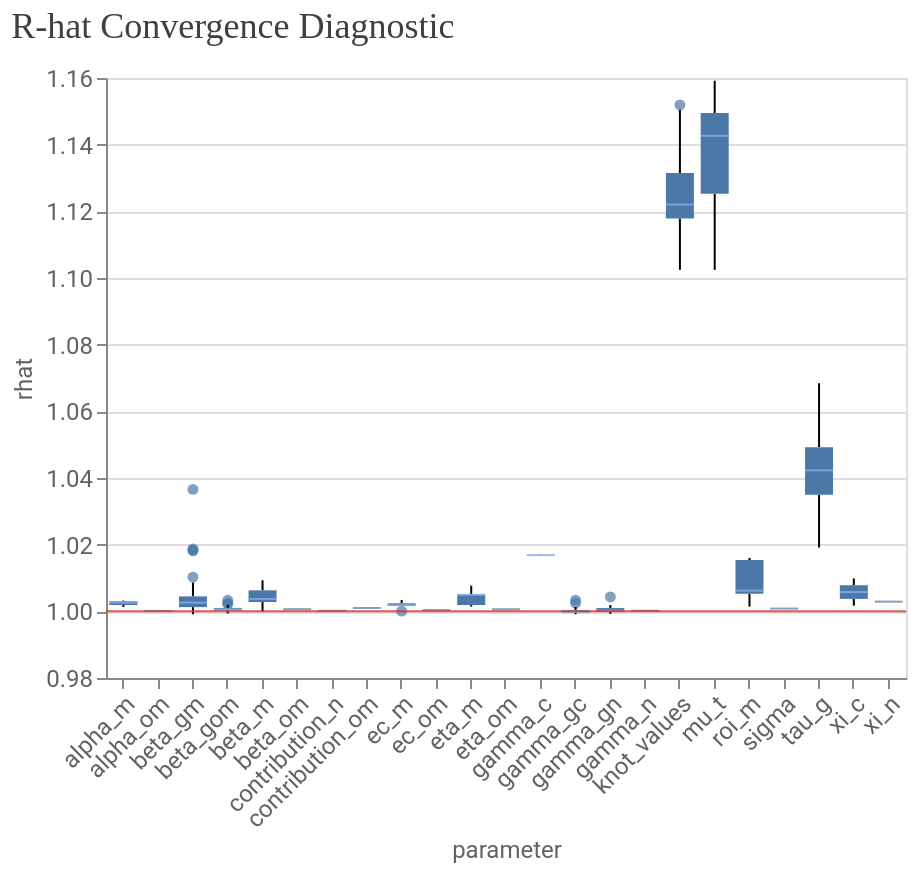

Notebook code cell kept with this figure:
### Markdown cell above
To further assess convergence and model fit, you can use the methods from `visualizer` module.

1\. Assess convergence. Run the following code to generate r-hat statistics. R-hat close to 1.0 indicate convergence. R-hat < 1.2 indicates approximate convergence and is a reasonable threshold for many problems.

### Code cell
model_diagnostics = visualizer.ModelDiagnostics(mmm)
model_diagnostics.plot_rhat_boxplot()

### Figure 1 — Vega-Lite specification as saved in the notebook (floating-point values rounded to 4 significant figures; data arrays with more than 128 entries replaced by an {"elided": "..."} marker saying what was removed)
{"config": {"view": {"continuousWidth": 300, "continuousHeight": 300}, "axis": {"labelColor": "#5F6368", "labelFont": "Roboto", "labelFontSize": 12, "titleColor": "#5F6368", "titleFont": "Roboto", "titleFontSize": 12, "titleFontWeight": "normal"}}, "layer": [{"data": {"name": "data-1d9962a53bff2251544e338386da244f"}, "mark": {"type": "boxplot", "median": {"color": "#8AB4F8"}, "outliers": {"filled": true}}, "encoding": {"x": {"axis": {"labelAngle": -45}, "field": "parameter", "type": "nominal"}, "y": {"field": "rhat", "scale": {"zero": false}, "type": "quantitative"}}}, {"data": {"name": "empty"}, "mark": {"type": "rule", "color": "#D93025", "opacity": 0.8}, "encoding": {"y": {"datum": 1}}}], "title": {"text": "R-hat Convergence Diagnostic", "anchor": "start", "color": "#3C4043", "font": "Google Sans Display", "fontSize": 18, "fontWeight": "normal", "offset": 10}, "width": 400, "$schema": "https://vega.github.io/schema/vega-lite/v5.20.1.json", "datasets": {"data-1d9962a53bff2251544e338386da244f": {"elided": "657 records"}, "empty": [{}]}}
